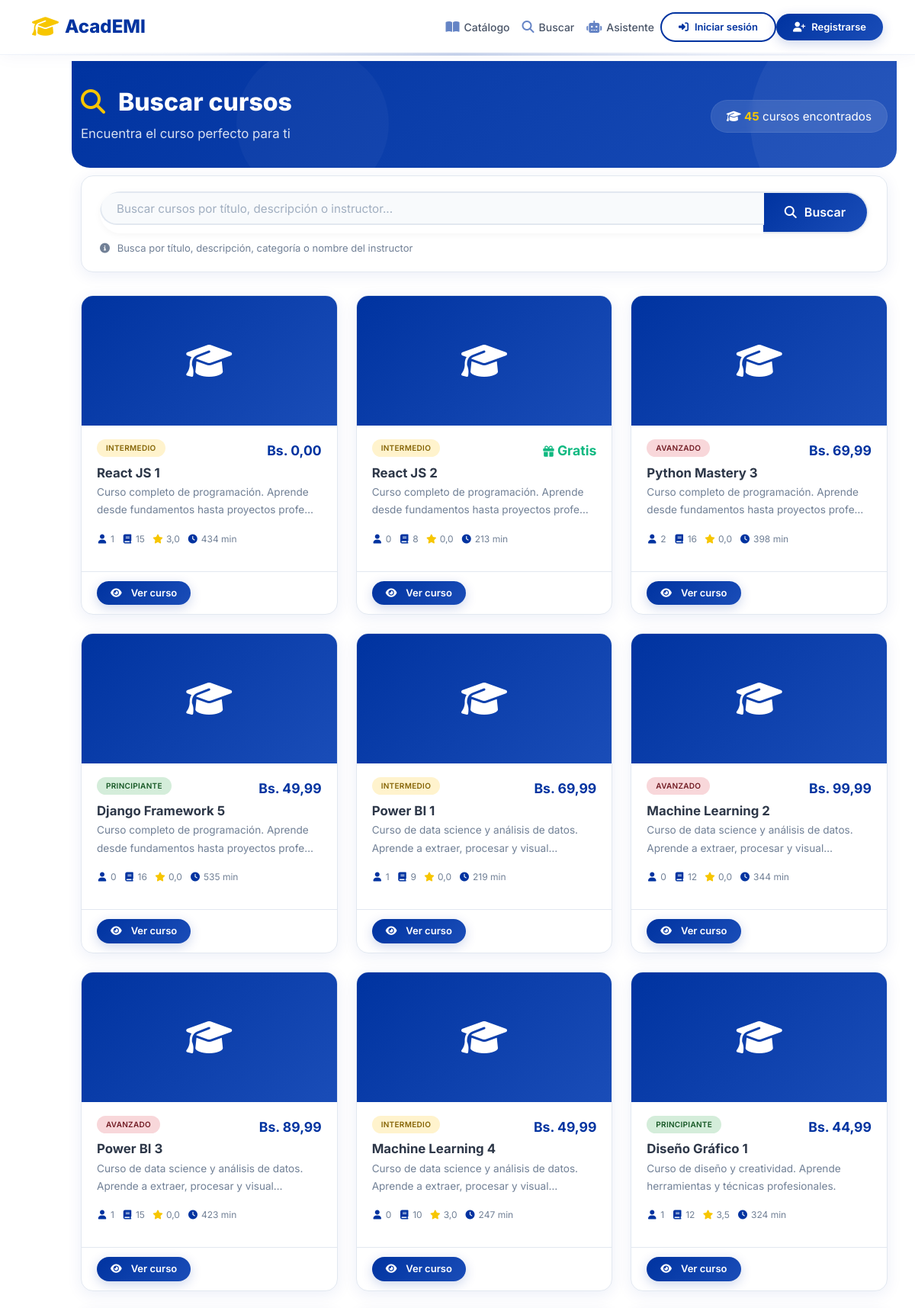
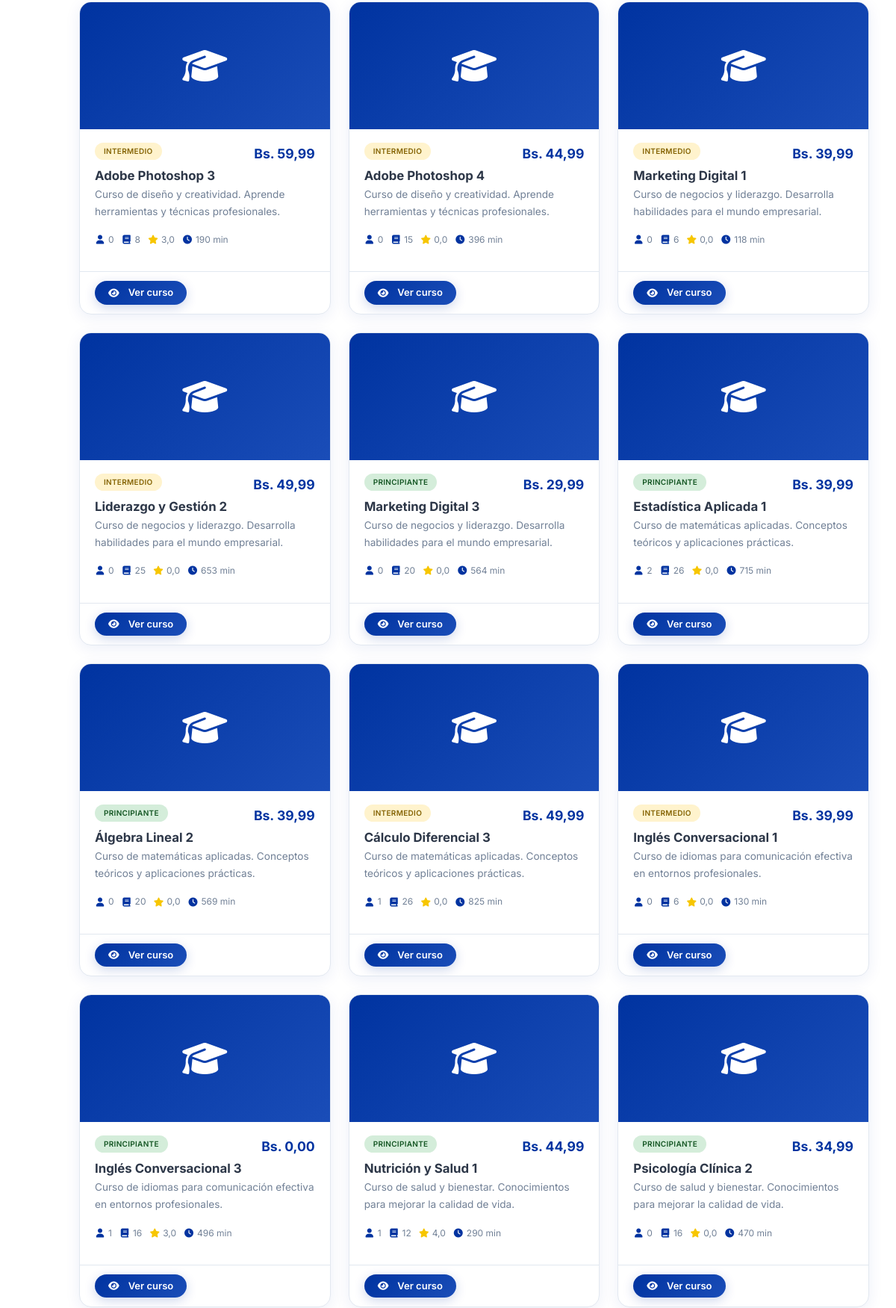
The app's page /search/ (upper part) with its own data (2 pictures, top to bottom).
### academi/models.py (models this page shows, shortened)
class Course(models.Model):  # RF-15, RF-16, RF-17, RF-21
    LEVEL_CHOICES = (
        ('beginner', 'Principiante'),
        ('intermediate', 'Intermedio'),
        ('advanced', 'Avanzado'),
        ('expert', 'Experto'),
    )
    STATUS_CHOICES = (
        ('draft', 'Borrador'),
        ('pending', 'Pendiente de aprobación'),  # RF-70
        ('published', 'Publicado'),
        ('rejected', 'Rechazado'),
        ('archived', 'Archivado'),
    )
    title = models.CharField(max_length=255)
    description = models.TextField()
    category = models.ForeignKey(Category, on_delete=models.SET_NULL, null=True, related_name='courses')
    teacher = models.ForeignKey(User, on_delete=models.CASCADE, related_name='courses_taught')
    level = models.CharField(max_length=20, choices=LEVEL_CHOICES, default='beginner')
    price = models.DecimalField(max_digits=10, decimal_places=2, default=0.00)
    image = models.ImageField(upload_to='courses/', blank=True, null=True)
    video_promo = models.FileField(upload_to='courses/promo/', blank=True, null=True)  # RF-30
    status = models.CharField(max_length=20, choices=STATUS_CHOICES, default='draft')
    is_free = models.BooleanField(default=False)
    is_featured = models.BooleanField(default=False)
    created_at = models.DateTimeField(auto_now_add=True)
    updated_at = models.DateTimeField(auto_now=True)
    published_at = models.DateTimeField(blank=True, null=True)  # RF-21
    approved_at = models.DateTimeField(blank=True, null=True)  # RF-70
    approved_by = models.ForeignKey(User, on_delete=models.SET_NULL, null=True, blank=True, related_name='approved_courses')
    rejection_reason = models.TextField(blank=True, null=True)  # RF-70
    @property
    def total_lessons(self):
        return sum(module.lessons.count() for module in self.modules.all())
    @property
    def total_students(self):  # RF-22
        return self.enrollments.filter(status='enrolled').count()
    @property
    def total_duration(self):
        total = 0
        for module in self.modules.all():
            for lesson in module.lessons.all():
                total += lesson.duration_minutes or 0
        return total
    @property
    def average_rating(self):  # RF-24, RF-29, RF-40
        ratings = self.reviews.all()
        if ratings:
            return sum(r.rating for r in ratings) / len(ratings)
        return 0

class Module(models.Model):  # RF-18, RF-20
    course = models.ForeignKey(Course, on_delete=models.CASCADE, related_name='modules')
    title = models.CharField(max_length=200)
    description = models.TextField(blank=True, null=True)
    order = models.IntegerField(default=0)
    created_at = models.DateTimeField(auto_now_add=True)
    updated_at = models.DateTimeField(auto_now=True)
    class Meta:
        ordering = ['order']

class Review(models.Model):  # RF-24, RF-29, RF-40, RF-41, RF-42
    RATING_CHOICES = (
        (1, '1 - Muy malo'),
        (2, '2 - Malo'),
        (3, '3 - Regular'),
        (4, '4 - Bueno'),
        (5, '5 - Excelente'),
    )
    course = models.ForeignKey(Course, on_delete=models.CASCADE, related_name='reviews')
    student = models.ForeignKey(User, on_delete=models.CASCADE, related_name='reviews')
    rating = models.IntegerField(choices=RATING_CHOICES)
    comment = models.TextField(blank=True, null=True)
    is_edited = models.BooleanField(default=False)
    is_reported = models.BooleanField(default=False)  # RF-42
    created_at = models.DateTimeField(auto_now_add=True)
    updated_at = models.DateTimeField(auto_now=True)
    class Meta:
        unique_together = ['student', 'course']

class Lesson(models.Model):
    LESSON_TYPES = (
        ('video', 'Video'),
        ('document', 'Documento'),
        ('text', 'Texto'),
        ('quiz', 'Cuestionario'),
        ('exam', 'Examen'),          # <--- AGREGAR
        ('assignment', 'Tarea'),
    )
    module = models.ForeignKey(Module, on_delete=models.CASCADE, related_name='lessons')
    title = models.CharField(max_length=200)
    description = models.TextField(blank=True, null=True)
    content = models.TextField(blank=True, null=True)
    lesson_type = models.CharField(max_length=20, choices=LESSON_TYPES, default='video')
    video_url = models.URLField(blank=True, null=True)
    video_file = models.FileField(upload_to='videos/', blank=True, null=True)
    document_file = models.FileField(upload_to='documents/', blank=True, null=True)
    order = models.IntegerField(default=0)
    is_free = models.BooleanField(default=False)
    is_published = models.BooleanField(default=False)
    duration_minutes = models.IntegerField(default=0)
    assignment_deadline_days = models.IntegerField(default=7, null=True, blank=True)
    assignment_deadline_hours = models.IntegerField(default=0, null=True, blank=True)
    created_at = models.DateTimeField(auto_now_add=True)
    updated_at = models.DateTimeField(auto_now=True)
    class Meta:
        ordering = ['order']

### academi/views.py (the view)
# urls.py: path('search/', views.search_courses_view, name='search_courses'),
def search_courses_view(request):
    query = request.GET.get('q', '')
    courses = Course.objects.filter(status='published')
    if query:
        courses = courses.filter(
            Q(title__icontains=query) |
            Q(description__icontains=query) |
            Q(teacher__username__icontains=query)
        )
    return render(request, 'academi/courses/buscar.html', {'courses': courses, 'query': query})

### templates/academi/courses/buscar.html (shortened to what this page needs)
{% extends 'partials/base.html' %}
{% load static %}
{% block content %}
<div class="search-header">
    <div class="container">
        <div class="row align-items-center">
            <div class="col-lg-8">
                <h2>
                    <i class="fas fa-search"></i> Buscar cursos
                </h2>
                <p>Encuentra el curso perfecto para ti</p>
            </div>
            <div class="col-lg-4 text-lg-end mt-3 mt-lg-0">
                <div class="results-count">
                    <i class="fas fa-graduation-cap"></i>
                    <strong>{{ courses.count }}</strong> cursos encontrados
                </div>
            </div>
        </div>
    </div>
</div>
<div class="container">
    <div class="search-form-wrapper">
        <form method="GET" action="{% url 'search_courses' %}">
            <div class="input-group">
                <input type="text"
                       name="q"
                       class="form-control"
                       placeholder="Buscar cursos por título, descripción o instructor..."
                       value="{{ query }}"
                       autofocus>
                <button type="submit" class="btn-search">
                    <i class="fas fa-search"></i> <span>Buscar</span>
                </button>
            </div>
        </form>
        <div class="search-hint">
            <i class="fas fa-info-circle"></i>
            Busca por título, descripción, categoría o nombre del instructor
        </div>
    </div>
</div>
<div class="container pb-5">
    <div class="row g-4">
        {% if courses %}
            {% for course in courses %}
            <div class="col-md-6 col-xl-4">
                <div class="course-card card">
                    {% if course.image %}
                        <img src="{{ course.image.url }}" alt="{{ course.title }}" class="card-img-top">
                    {% else %}
                        <div class="card-img-placeholder">
                            <i class="fas fa-graduation-cap"></i>
                        </div>
                    {% endif %}
                    <div class="card-body">
                        <div class="d-flex justify-content-between align-items-start mb-1">
                            <span class="badge-level {{ course.level }}">
                                {{ course.get_level_display }}
                            </span>
                            <span class="course-price {% if course.is_free %}free{% endif %}">
                                {% if course.is_free %}
                                    <i class="fas fa-gift"></i> Gratis
                                {% else %}
                                    Bs. {{ course.price }}
                                {% endif %}
                            </span>
                        </div>
                        <h5 class="course-title">{{ course.title }}</h5>
                        <p class="course-description">{{ course.description|truncatechars:80 }}</p>
                        <div class="course-meta">
                            <span>
                                <i class="fas fa-user"></i>
                                {{ course.total_students }}
                            </span>
                            <span>
                                <i class="fas fa-book"></i>
                                {{ course.total_lessons }}
                            </span>
                            <span>
                                <i class="fas fa-star" style="color: #f7c600;"></i>
                                {{ course.average_rating|floatformat:1 }}
                            </span>
                            <span>
                                <i class="fas fa-clock"></i>
                                {{ course.total_duration }} min
                            </span>
                        </div>
                    </div>
                    <div class="card-footer">
                        <a href="{% url 'course_detail' course.id %}" class="btn btn-primary btn-view">
                            <i class="fas fa-eye"></i> Ver curso
                        </a>
                    </div>
                </div>
            </div>
            {% endfor %}
        {% endif %}
    </div>
</div>
{% endblock %}

### static/css/academia.css (style rules this page uses)
:root { --font: 'Inter', sans-serif; --font-size-h1: 32px; --font-size-h2: 26px; --font-size-h3: 22px; --font-size-h4: 18px; --font-size-body: 16px; --font-size-small: 14px; --font-size-xs: 12px; --font-size-button: 15px; --font-size-input: 15px; --font-weight-regular: 400; --font-weight-medium: 500; --font-weight-semibold: 600; --font-weight-bold: 700; --line-height-title: 1.2; --line-height-heading: 1.3; --line-height-body: 1.6; --line-height-small: 1.4; --primary: #0033a0; --primary-dark: #002277; --primary-light: #1a4db8; --primary-lighter: #e8edf5; --primary-gradient: linear-gradient(135deg, #0033a0, #1a4db8); --secondary: #f7c600; --secondary-dark: #d4a800; --white: #ffffff; --white-smoke: #f5f7fa; --gray-light: #e2e8f0; --gray: #718096; --gray-dark: #2d3748; --dark: #1a202c; --success: #10b981; --danger: #ef4444; --warning: #f59e0b; --info: #3b82f6; --text-primary: #1a202c; --text-secondary: #2d3748; --text-muted: #718096; --text-white: #ffffff; --bg-primary: #ffffff; --bg-secondary: #f5f7fa; --bg-light: #e8edf5; --border-color: #e2e8f0; --border-radius: 16px; --border-radius-sm: 8px; --border-radius-lg: 20px; --border-radius-pill: 999px; --shadow: 0 4px 20px rgba(0, 51, 160, 0.08); --shadow-hover: 0 8px 40px rgba(0, 51, 160, 0.15); --shadow-card: 0 2px 12px rgba(0, 0, 0, 0.06); --shadow-modal: 0 10px 40px rgba(0, 0, 0, 0.15); --space-1: 4px; --space-2: 8px; --space-3: 12px; --space-4: 16px; --space-5: 20px; --space-6: 24px; --space-7: 32px; --space-8: 40px; --space-9: 48px; --space-10: 64px; --button-height: 44px; --button-padding-x: 20px; --button-padding-y: 10px; --button-radius: 8px; --button-font-size: 15px; --button-font-weight: 600; --input-height: 44px; --input-padding-x: 14px; --input-padding-y: 10px; --input-radius: 8px; --input-font-size: 15px; --input-border: #e2e8f0; --input-focus: #0033a0; --card-padding: 24px; --card-radius: 16px; --card-background: #ffffff; --card-shadow: 0 4px 20px rgba(0, 51, 160, 0.08); --icon-xs: 14px; --icon-sm: 18px; --icon-md: 22px; --icon-lg: 28px; --icon-xl: 36px; --transition-fast: all 0.15s ease; --transition: all 0.3s ease; --transition-slow: all 0.5s ease; --container-max-width: 1200px; --container-padding: 24px; --z-dropdown: 1000; --z-sticky: 1100; --z-modal: 1200; --z-tooltip: 1300; }
* { margin: 0; padding: 0; box-sizing: border-box; }
body { font-family: var(--font); font-size: 16px; line-height: 1.7; background: var(--white-smoke); color: var(--gray-dark); min-height: 100vh; }
.card { border-radius: var(--card-radius); border: none; background: var(--card-background); box-shadow: var(--card-shadow); transition: var(--transition); margin-bottom: var(--space-5); }
.card-body { padding: var(--card-padding); }
.btn { border-radius: var(--border-radius-pill); padding: var(--button-padding-y) var(--button-padding-x); font-weight: var(--button-font-weight); font-size: var(--button-font-size); transition: var(--transition); border: none; cursor: pointer; display: inline-flex; align-items: center; justify-content: center; gap: var(--space-2); }
.btn-primary { background: var(--primary-gradient); color: var(--white); box-shadow: 0 4px 15px rgba(0, 51, 160, 0.2); }
.form-control { height: var(--input-height); padding: var(--input-padding-y) var(--input-padding-x); border: 2px solid var(--input-border); border-radius: var(--input-radius); font-size: var(--input-font-size); font-family: var(--font); transition: var(--transition); }

### templates/partials/header.html (style rules this page uses)
.btn-primary { background: linear-gradient(135deg, #0033a0, #1a4db8); border: none; color: white; box-shadow: 0 4px 15px rgba(0, 51, 160, 0.2); }

### records on screen
Course: level "INTERMEDIO", price "0,00", title "React JS 1", description "Curso completo de programación. Aprende desde fundamentos hasta proyectos profe…", total_students "1", total_lessons "15", average_rating "3,0", total_duration "434"
Course: level "INTERMEDIO", is_free True (drawn), title "React JS 2", description "Curso completo de programación. Aprende desde fundamentos hasta proyectos profe…", total_students "0", total_lessons "8", average_rating "0,0", total_duration "213"
Course: level "AVANZADO", price "69,99", title "Python Mastery 3", description "Curso completo de programación. Aprende desde fundamentos hasta proyectos profe…", total_students "2", total_lessons "16", average_rating "0,0", total_duration "398"
Course: level "PRINCIPIANTE", price "49,99", title "Django Framework 5", description "Curso completo de programación. Aprende desde fundamentos hasta proyectos profe…", total_students "0", total_lessons "16", average_rating "0,0", total_duration "535"
Course: level "INTERMEDIO", price "69,99", title "Power BI 1", description "Curso de data science y análisis de datos. Aprende a extraer, procesar y visual…", total_students "1", total_lessons "9", average_rating "0,0", total_duration "219"
Course: level "AVANZADO", price "99,99", title "Machine Learning 2", description "Curso de data science y análisis de datos. Aprende a extraer, procesar y visual…", total_students "0", total_lessons "12", average_rating "0,0", total_duration "344"
Course: level "AVANZADO", price "89,99", title "Power BI 3", description "Curso de data science y análisis de datos. Aprende a extraer, procesar y visual…", total_students "1", total_lessons "15", average_rating "0,0", total_duration "423"
Course: level "INTERMEDIO", price "49,99", title "Machine Learning 4", description "Curso de data science y análisis de datos. Aprende a extraer, procesar y visual…", total_students "0", total_lessons "10", average_rating "3,0", total_duration "247"
Course: level "PRINCIPIANTE", price "44,99", title "Diseño Gráfico 1", description "Curso de diseño y creatividad. Aprende herramientas y técnicas profesionales.", total_students "1", total_lessons "12", average_rating "3,5", total_duration "324"
Course: level "INTERMEDIO", price "59,99", title "Adobe Photoshop 3", description "Curso de diseño y creatividad. Aprende herramientas y técnicas profesionales.", total_students "0", total_lessons "8", average_rating "3,0", total_duration "190"
Course: level "INTERMEDIO", price "44,99", title "Adobe Photoshop 4", description "Curso de diseño y creatividad. Aprende herramientas y técnicas profesionales.", total_students "0", total_lessons "15", average_rating "0,0", total_duration "396"
Course: level "INTERMEDIO", price "39,99", title "Marketing Digital 1", description "Curso de negocios y liderazgo. Desarrolla habilidades para el mundo empresarial.", total_students "0", total_lessons "6", average_rating "0,0", total_duration "118"
Course: level "INTERMEDIO", price "49,99", title "Liderazgo y Gestión 2", description "Curso de negocios y liderazgo. Desarrolla habilidades para el mundo empresarial.", total_students "0", total_lessons "25", average_rating "0,0", total_duration "653"
Course: level "PRINCIPIANTE", price "29,99", title "Marketing Digital 3", description "Curso de negocios y liderazgo. Desarrolla habilidades para el mundo empresarial.", total_students "0", total_lessons "20", average_rating "0,0", total_duration "564"
Course: level "PRINCIPIANTE", price "39,99", title "Estadística Aplicada 1", description "Curso de matemáticas aplicadas. Conceptos teóricos y aplicaciones prácticas.", total_students "2", total_lessons "26", average_rating "0,0", total_duration "715"
Course: level "PRINCIPIANTE", price "39,99", title "Álgebra Lineal 2", description "Curso de matemáticas aplicadas. Conceptos teóricos y aplicaciones prácticas.", total_students "0", total_lessons "20", average_rating "0,0", total_duration "569"
Course: level "INTERMEDIO", price "49,99", title "Cálculo Diferencial 3", description "Curso de matemáticas aplicadas. Conceptos teóricos y aplicaciones prácticas.", total_students "1", total_lessons "26", average_rating "0,0", total_duration "825"
Course: level "INTERMEDIO", price "39,99", title "Inglés Conversacional 1", description "Curso de idiomas para comunicación efectiva en entornos profesionales.", total_students "0", total_lessons "6", average_rating "0,0", total_duration "130"
Course: level "PRINCIPIANTE", price "0,00", title "Inglés Conversacional 3", description "Curso de idiomas para comunicación efectiva en entornos profesionales.", total_students "1", total_lessons "16", average_rating "3,0", total_duration "496"
Course: level "PRINCIPIANTE", price "44,99", title "Nutrición y Salud 1", description "Curso de salud y bienestar. Conocimientos para mejorar la calidad de vida.", total_students "1", total_lessons "12", average_rating "4,0", total_duration "290"
Course: level "PRINCIPIANTE", price "34,99", title "Psicología Clínica 2", description "Curso de salud y bienestar. Conocimientos para mejorar la calidad de vida.", total_students "0", total_lessons "16", average_rating "0,0", total_duration "470"

### other values on screen
{{ courses.count }} "45"
